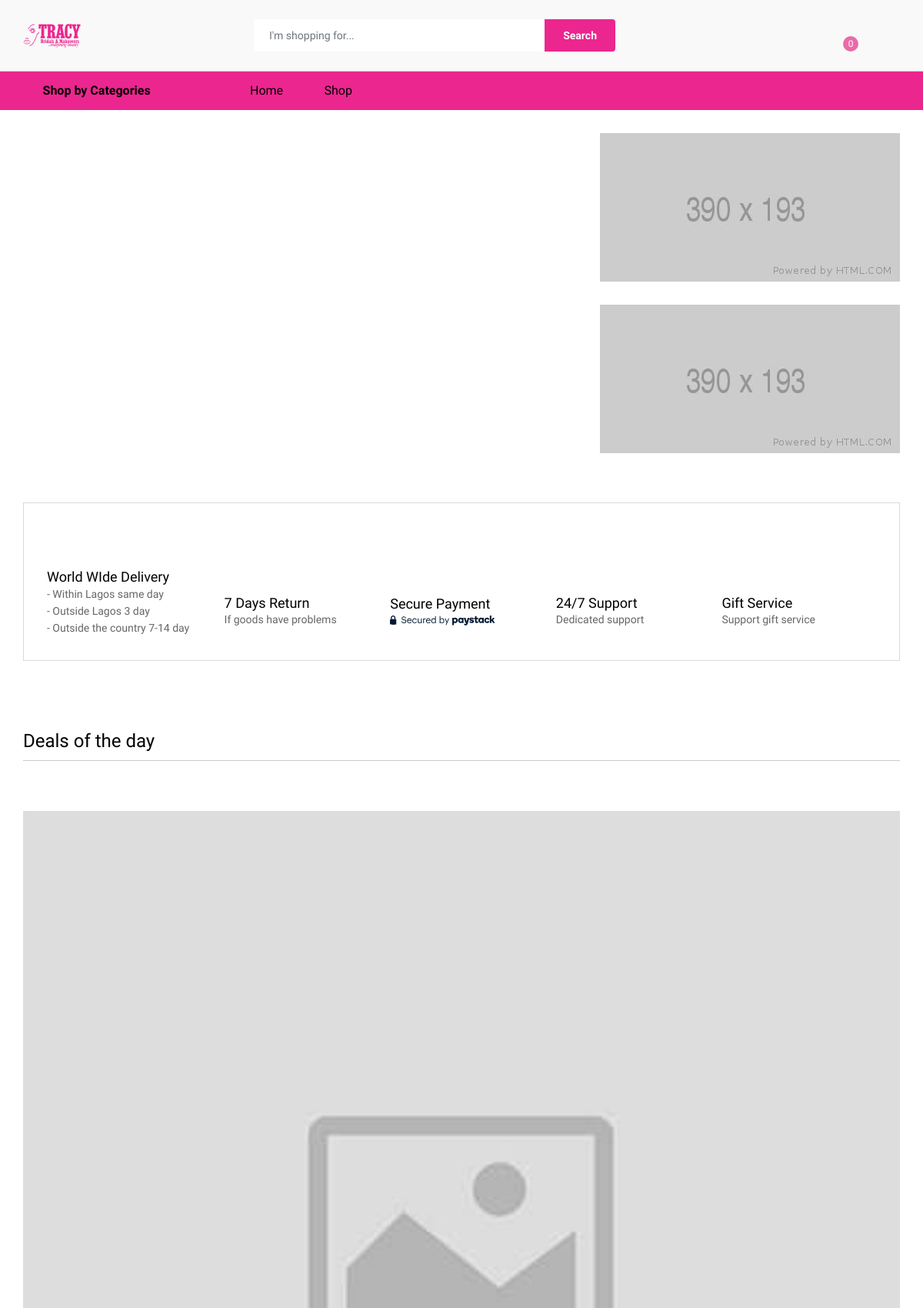
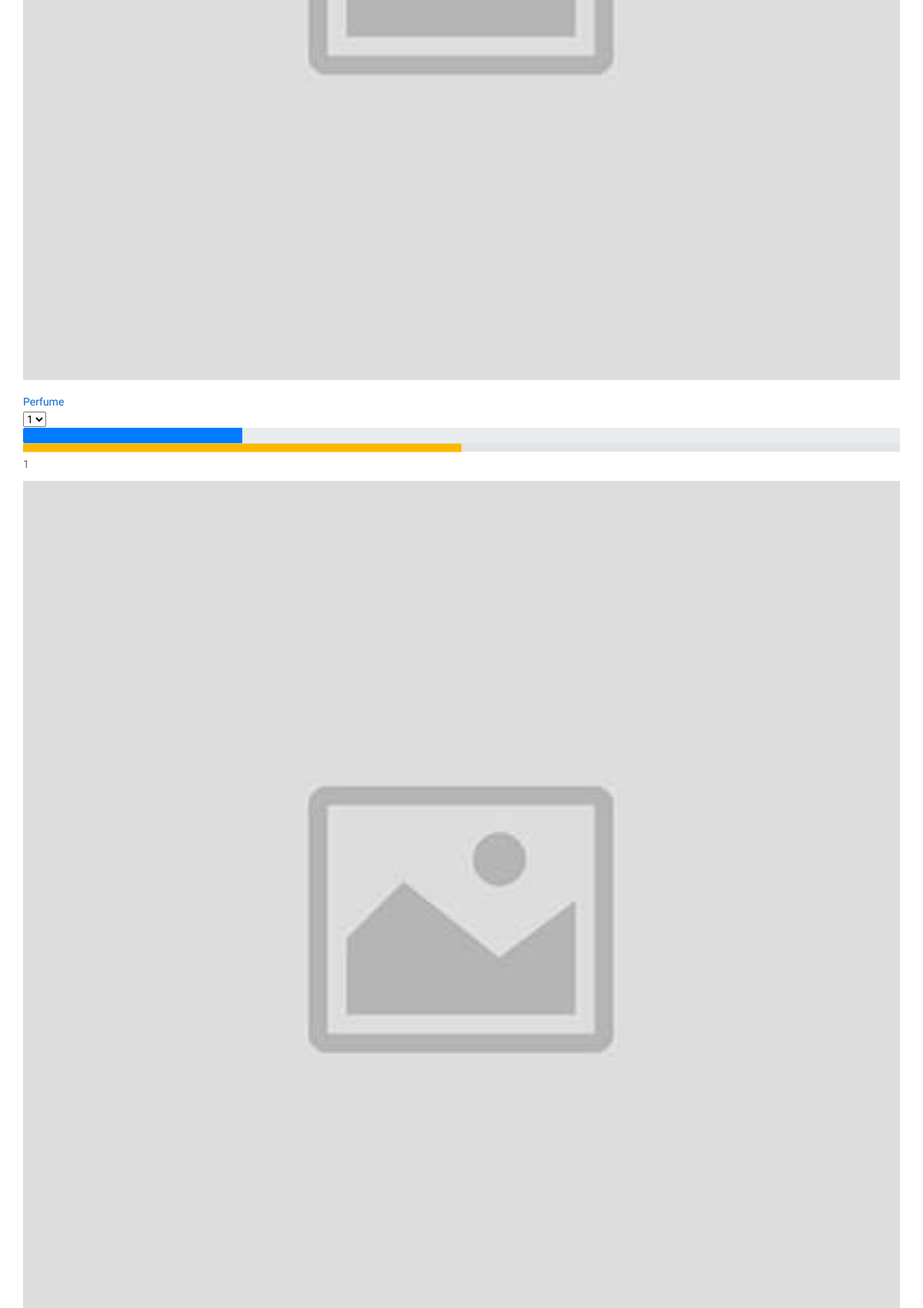
The page / (upper part) on the database its author committed (2 pictures, top to bottom).
### tables this page shows
CREATE TABLE `products` (
  `products_id` int(11) NOT NULL,
  `products_name` varchar(30) NOT NULL,
  `products_price` varchar(11) NOT NULL,
  `products_sales_price` varchar(10) NOT NULL,
  `products_sub_categories` int(10) NOT NULL,
  `products_promo` varchar(20) NOT NULL DEFAULT '0',
  `products_deals` varchar(20) NOT NULL DEFAULT '0',
  `products_new_arrivals` varchar(20) NOT NULL DEFAULT '0',
  `products_best_sellers` varchar(20) NOT NULL DEFAULT '0',
  `products_popular` varchar(20) NOT NULL DEFAULT '0',
  `products_short_description` varchar(255) NOT NULL,
  `products_long_description` text NOT NULL,
  `products_image` varchar(255) NOT NULL DEFAULT 'default.jpg',
  `products_timestamp` timestamp NOT NULL DEFAULT current_timestamp() ON UPDATE current_timestamp(),
  `real_sub_categories` int(11) NOT NULL DEFAULT 0
);

CREATE TABLE `inventory` (
  `inventory_id` int(11) NOT NULL,
  `inventory_product_id` int(11) NOT NULL,
  `inventory_value` int(4) NOT NULL DEFAULT 1,
  `inventory_value_prev` int(4) NOT NULL DEFAULT 0,
  `inventory_timestamp` timestamp NOT NULL DEFAULT current_timestamp()
);

### public_html/index.php (the view, shortened to what this page needs)
<?php require_once ('../incs-template1/config.php'); ?>
<?php
include ('../incs-template1/header.php'); ?>
<div id="homepage-1">
    <div class="ps-home-banner ps-home-banner--1">
        <div class="ps-container">
            <div class="ps-section__left">
                <div class="ps-carousel--nav-inside owl-slider" data-owl-auto="true" data-owl-loop="true" data-owl-speed="5000" data-owl-gap="0" data-owl-nav="true" data-owl-dots="true" data-owl-item="1" data-owl-item-xs="1" data-owl-item-sm="1" data-owl-item-md="1"
                    data-owl-item-lg="1" data-owl-duration="1000" data-owl-mousedrag="on" data-owl-animate-in="fadeIn" data-owl-animate-out="fadeOut">
                   <?php
                   	$query_slider_banner_select =  mysqli_query($connect, "SELECT slider_banner_image FROM slider_banner ORDER BY slider_id ASC LIMIT 3") or die(db_conn_error);
                   while($looping_slider=mysqli_fetch_array($query_slider_banner_select)){
                    echo ' <div class="ps-banner bg--cover" data-background="images/sliders/'.$looping_slider['slider_banner_image'].'">
                                <a class="ps-banner__overlay" ></a>
                            </div>';
                    }
                   ?>
                </div>
            </div>
            <div class="ps-section__right">
<?php
                   	$query_banner_select =  mysqli_query($connect, "SELECT banner_image FROM banner ORDER BY banner_id ASC LIMIT 2") or die(db_conn_error);
                   while($looping_banner=mysqli_fetch_array($query_banner_select)){
            echo '<a class="ps-collection"><img src="images/banners/'.$looping_banner['banner_image'].'" alt="'.$looping_banner['banner_image'].'"></a>';
                   }
                   ?>
            </div>
        </div>
    </div>
    <div class="ps-site-features">
        <div class="ps-container">
            <div class="ps-block--site-features">
                <div class="ps-block__item">
                    <div class="ps-block__left"><i class="icon-rocket"></i></div>
                    <div class="ps-block__right">
                        <h4>World WIde Delivery</h4>
                        <p>- Within Lagos same day</p>
                        <p>- Outside Lagos 3 day</p>
                        <p>- Outside the country 7-14 day</p>
                    </div>
                </div>
                <div class="ps-block__item">
                    <div class="ps-block__left"><i class="icon-sync"></i></div>
                    <div class="ps-block__right">
                        <h4>7 Days Return</h4>
                        <p>If goods have problems</p>
                    </div>
                </div>
                <div class="ps-block__item">
                    <div class="ps-block__left"><i class="icon-credit-card"></i></div>
                    <div class="ps-block__right">
                        <h4>Secure Payment</h4>
                    </div>
                </div>
                <div class="ps-block__item">
                    <div class="ps-block__left"><i class="icon-bubbles"></i></div>
                    <div class="ps-block__right">
                        <h4>24/7 Support</h4>
                        <p>Dedicated support</p>
                    </div>
                </div>
                <div class="ps-block__item">
                    <div class="ps-block__left"><i class="icon-gift"></i></div>
                    <div class="ps-block__right">
                        <h4>Gift Service</h4>
                        <p>Support gift service</p>
                    </div>
                </div>
            </div>
        </div>
    </div>
    <?php
        $select_products3 = mysqli_query($connect,"SELECT * FROM products, inventory WHERE products_deals = 'Deals of the day' AND products_id = inventory_product_id ORDER BY products_id DESC LIMIT 12" ) or die(db_conn_error);
        if (mysqli_num_rows($select_products3) != 0) {
        echo '
        <div class="ps-deal-of-day">
            <div class="ps-container">
                <div class="ps-section__header">
                    <div class="ps-block--countdown-deal">
                        <div class="ps-block__left">
                            <h3>Deals of the day</h3>
                        </div>
                        <!-- <div class="ps-block__right">
                             <figure>
                                 <figcaption>End in:</figcaption>
                                 <ul class="ps-countdown" data-time="December 30, 2021 15:37:25">
                                     <li><span class="days"></span></li>
                                     <li><span class="hours"></span></li>
                                     <li><span class="minutes"></span></li>
                                     <li><span class="seconds"></span></li>
                              </ul>
                            </figure>
                         </div> -->
                    </div>
                </div>
                <div class="ps-section__content">
                <div class="ps-carousel--nav owl-slider" data-owl-auto="true" data-owl-loop="true" data-owl-speed="10000" data-owl-gap="30" data-owl-nav="true" data-owl-dots="true" data-owl-item="7" data-owl-item-xs="2" data-owl-item-sm="2" data-owl-item-md="2" data-owl-item-lg="4" data-owl-item-xl="6" data-owl-duration="1000" data-owl-mousedrag="on">';
                while($rows_loop = mysqli_fetch_array($select_products3)){
                echo '
                <div class="ps-product ps-product--inner">
                <div class="ps-product__thumbnail">
                    <a href="product-description.php?id='.$rows_loop['products_id'].'"><img src="images/products/'.$rows_loop['products_image'].'" alt="'.$rows_loop['products_name'].'" /></a>';
                    echo    '
                    <ul class="ps-product__actions">
                    <form method="POST" action="">
                        <input type="hidden" name="code" value="'.$rows_loop['products_id'].'" />
                        <button type="submit" class="btn-fade"><li><a data-toggle="tooltip" data-placement="top" title="Add To Cart"><i class="icon-bag2"></i></a></li></button>
                    </form>
                    </ul>
                    </div>
                    <div class="ps-product__container">';
                    echo '
                            <p class="ps-product__price sale">'; if(!empty($rows_loop['products_sales_price'])){
                                echo '&#8358;'.number_format($rows_loop['products_sales_price']).' ' . '<del>'.'&#8358;'.number_format($rows_loop['products_price']) .'</del>';
                            }
                            echo '</p>
                            <div class="ps-product__content"><a class="ps-product__title" href="product-description.php?id='.$rows_loop['products_id'].'">'.$rows_loop['products_name'].'</a>
                                <div class="ps-product__rating">
                                    <select class="ps-rating" data-read-only="true">
                                        <option value="1">1</option>
                                        <option value="1">2</option>
                                        <option value="1">3</option>
                                        <option value="1">4</option>
                                        <option value="1">5</option>
                                    </select>
                                </div>
                                <div class="ps-product__progress-bar ps-progress" data-value="100">
                                <div class="progress" style="height: 20px;">
                                    <div class="progress-bar" role="progressbar" style="width: 25%;" aria-valuenow="25" aria-valuemin="0" aria-valuemax="100"></div>
                                </div>
                                    <div class="ps-progress__value"><span></span></div>
                                    <p>'.$rows_loop['inventory_value'].'</p>
                                </div>
                            </div>
                    </div>
                </div>
                    ';}
                    echo '
                    </div>
                </div>
            </div>
        </div> ';
        }
    ?>
</div>
<?php include ('../incs-template1/footer.php'); ?>

### public_html/css/color-style.css (style rules this page uses)
.ps-block--user-header i, .ps-block--site-features .ps-block__left i { color: #ec268f; }

### rows shown on the page
products: products_image (placeholder picture), products_name "Perfume", inventory.inventory_value "1"
products: products_image (placeholder picture)
